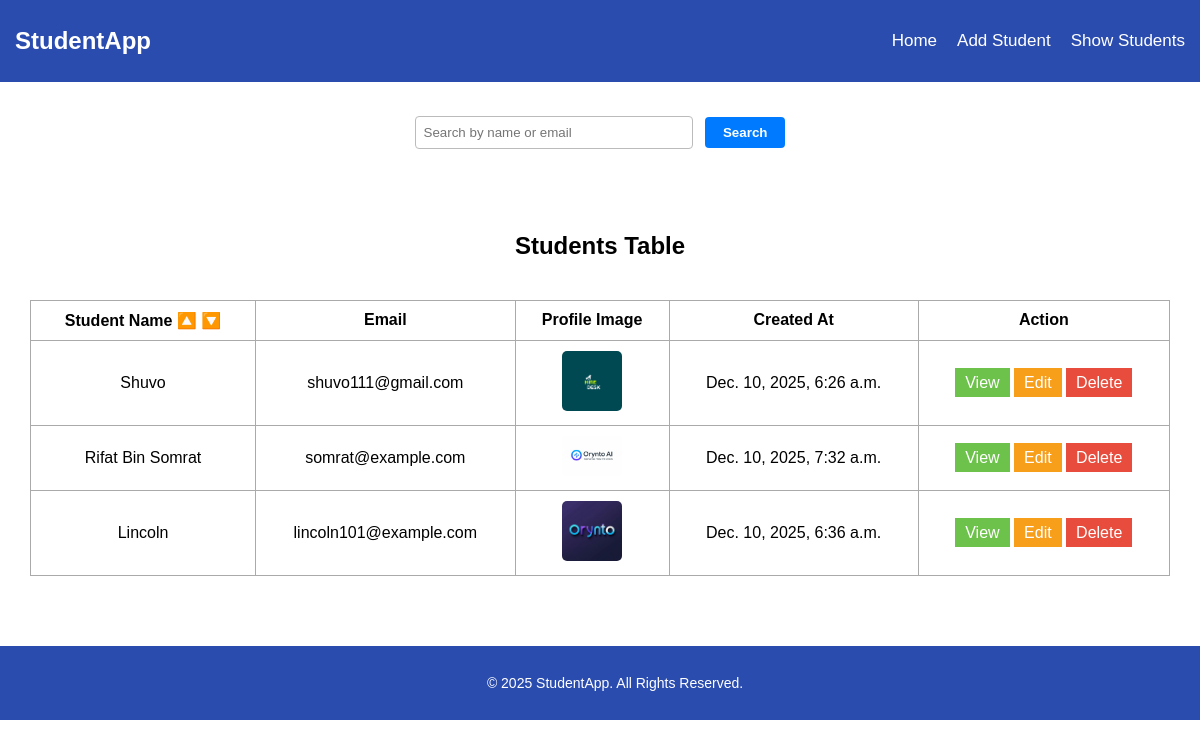
The app's page /show_student/?order=desc with its own data.
### student_info/models.py (models this page shows, shortened)
class Student(models.Model):
    name = models.CharField(max_length=100)
    email = models.EmailField()
    image = models.ImageField(upload_to='student_info/', null=True, blank=True)
    created_at = models.DateTimeField(auto_now_add = True)

### student_info/views.py (the view)
# urls.py: path('show_student/',views.show_student, name="show_student"),
def show_student(request):
    query = request.GET.get('q')
    data = Student.objects.all()
    if query:
        data = Student.objects.filter(
            Q(name__icontains = query)|
            Q(email__icontains = query)
            )
    order = request.GET.get('order')
    if order == 'asc':
        data = Student.objects.order_by('name')
    elif order == 'desc':
        data = Student.objects.order_by('-name')
    context = {
        "students": data
    }
    return render(request, 'student/show_student.html', context)

### student_info/templates/student/show_student.html (shortened to what this page needs)
{% extends 'base.html' %}
{% block content %}
<section class="search-section">
    <form method="GET">
        <input type="text" name="q" value="{{ request.GET.q }}" placeholder="Search by name or email"
            class="search-input">
        <button type="submit" class="search-btn">Search</button>
    </form>
</section>
<section id="show" class="section">
    <h2 class="title">Students Table</h2>
    <table>
        <thead>
            <tr>
                <th>Student Name
                    <a href="?order=asc" class="sort-icon">🔼</a>
                    <a href="?order=desc" class="sort-icon">🔽</a>
                </th>
                <th>Email</th>
                <th>Profile Image</th>
                <th>Created At</th>
                <th>Action</th>
            </tr>
        </thead>
        <tbody>
            {% for student in students %}
            <tr>
                <td>{{ student.name }}</td>
                <td>{{ student.email }}</td>
                <td><img src="{{ student.image.url }}" width="60"></td>
                <td>{{ student.created_at }}</td>
                <td>
                    <a href="" class="btn view-btn">View</a>
                    <a href="{% url 'edit_student' student.id %}" class="btn edit-btn">Edit</a>
                    <a href="" class="btn delete-btn">Delete</a>
                </td>
            </tr>
            {% endfor %}
        </tbody>
    </table>
</section>
{% endblock content %}

### student_info/static/student_info/css/style.css (style rules this page uses)
body { margin: 0; font-family: Arial, Helvetica, sans-serif; }
.section { padding: 30px; display: flex; flex-direction: column; justify-content: center; align-items: center; }
table { width: 100%; border-collapse: collapse; margin-top: 20px; }
table th, table td { border: 1px solid #aaa; padding: 10px; text-align: center; }
table img { border-radius: 5px; }
.btn { text-decoration: none; }
.view-btn { background: #6cc24a; color: white; padding: 6px 10px; border: none; }
.edit-btn { background: #f79e1b; color: white; padding: 6px 10px; border: none; }
.delete-btn { background: #e74c3c; color: white; padding: 6px 10px; border: none; }
.title { text-align: center; }
.search-section { height: 100px; display: flex; justify-content: center; align-items: center; }
.search-input { padding: 8px; width: 260px; border-radius: 4px; border: 1px solid #bbb; outline: none; }
.search-btn { padding: 8px 18px; margin-left: 8px; background-color: #007bff; border: none; border-radius: 4px; color: white; cursor: pointer; font-weight: bold; }
.sort-icon { text-decoration: none; }

### records on screen
Student: name "Shuvo", email "shuvo111@gmail.com", image (picture), created_at "Dec. 10, 2025, 6:26 a.m."
Student: name "Rifat Bin Somrat", email "somrat@example.com", image (picture), created_at "Dec. 10, 2025, 7:32 a.m."
Student: name "Lincoln", email "lincoln101@example.com", image (picture), created_at "Dec. 10, 2025, 6:36 a.m."
